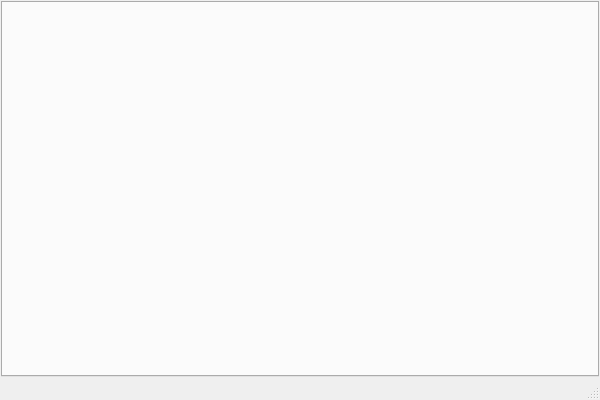
<?xml version="1.0" encoding="UTF-8"?>
<ui version="4.0">
 <class>FormMainClass</class>
 <widget class="QMainWindow" name="FormMainClass">
  <property name="geometry">
   <rect>
    <x>0</x>
    <y>0</y>
    <width>600</width>
    <height>400</height>
   </rect>
  </property>
  <property name="windowTitle">
   <string>Visualisation framework</string>
  </property>
  <property name="windowIcon">
   <iconset resource="FormMain.qrc">
    <normaloff>:/Icons/Resources/IconApp.png</normaloff>:/Icons/Resources/IconApp.png</iconset>
  </property>
  <widget class="QWidget" name="centralWidget">
   <layout class="QGridLayout" name="gridLayout">
    <property name="margin">
     <number>1</number>
    </property>
    <item row="0" column="0">
     <widget class="Widget::Tabs" name="Tabs"/>
    </item>
   </layout>
  </widget>
  <widget class="QStatusBar" name="StatusBar"/>
  <action name="actLoad">
   <property name="text">
    <string>Load</string>
   </property>
  </action>
  <action name="actSave">
   <property name="text">
    <string>Save</string>
   </property>
  </action>
 </widget>
 <layoutdefault spacing="6" margin="11"/>
 <customwidgets>
  <customwidget>
   <class>Widget::Tabs</class>
   <extends>QTabWidget</extends>
   <header>WidgetTabs.h</header>
   <container>1</container>
  </customwidget>
 </customwidgets>
 <resources>
  <include location="FormMain.qrc"/>
 </resources>
 <connections/>
</ui>
